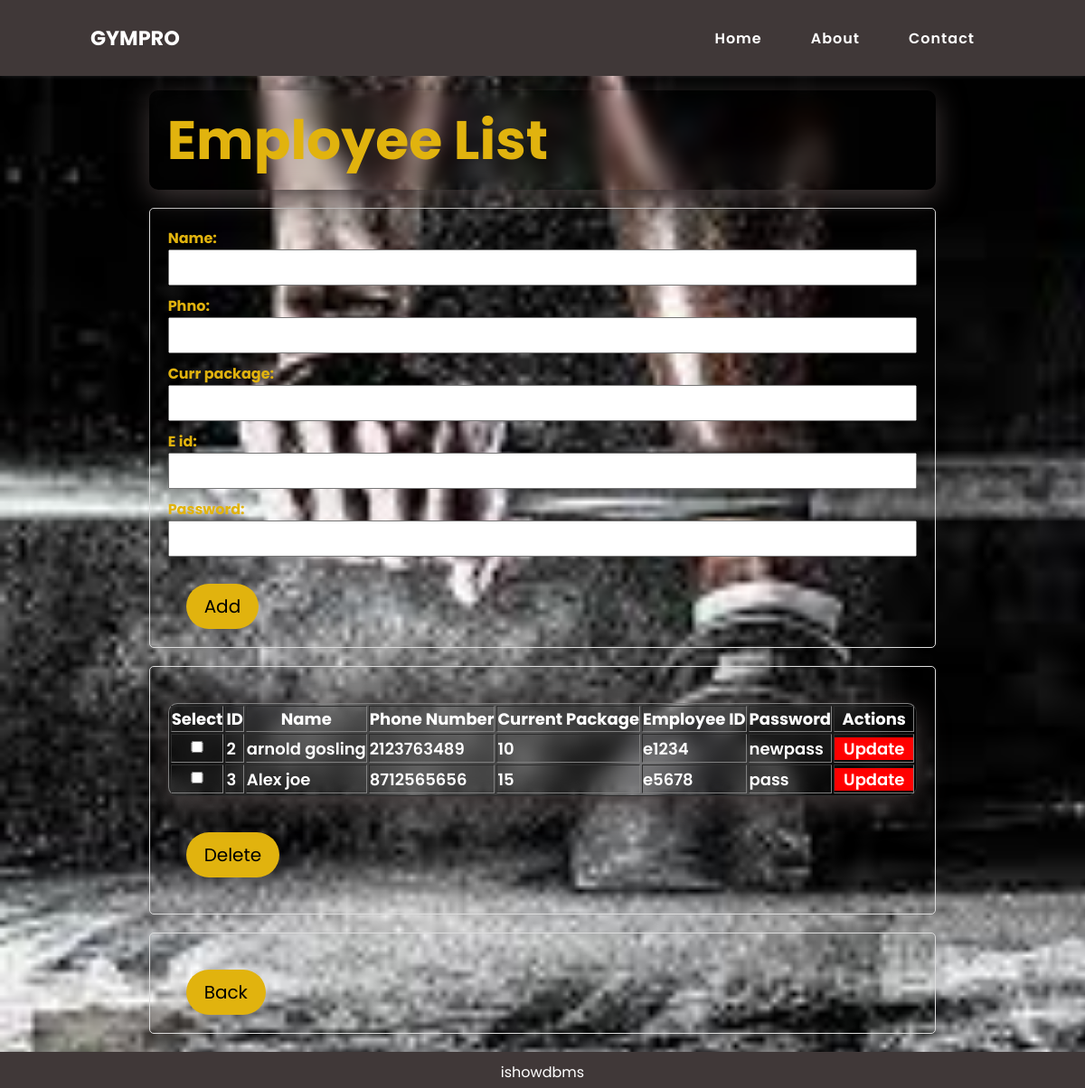
The app's page /employee_list/, older data.
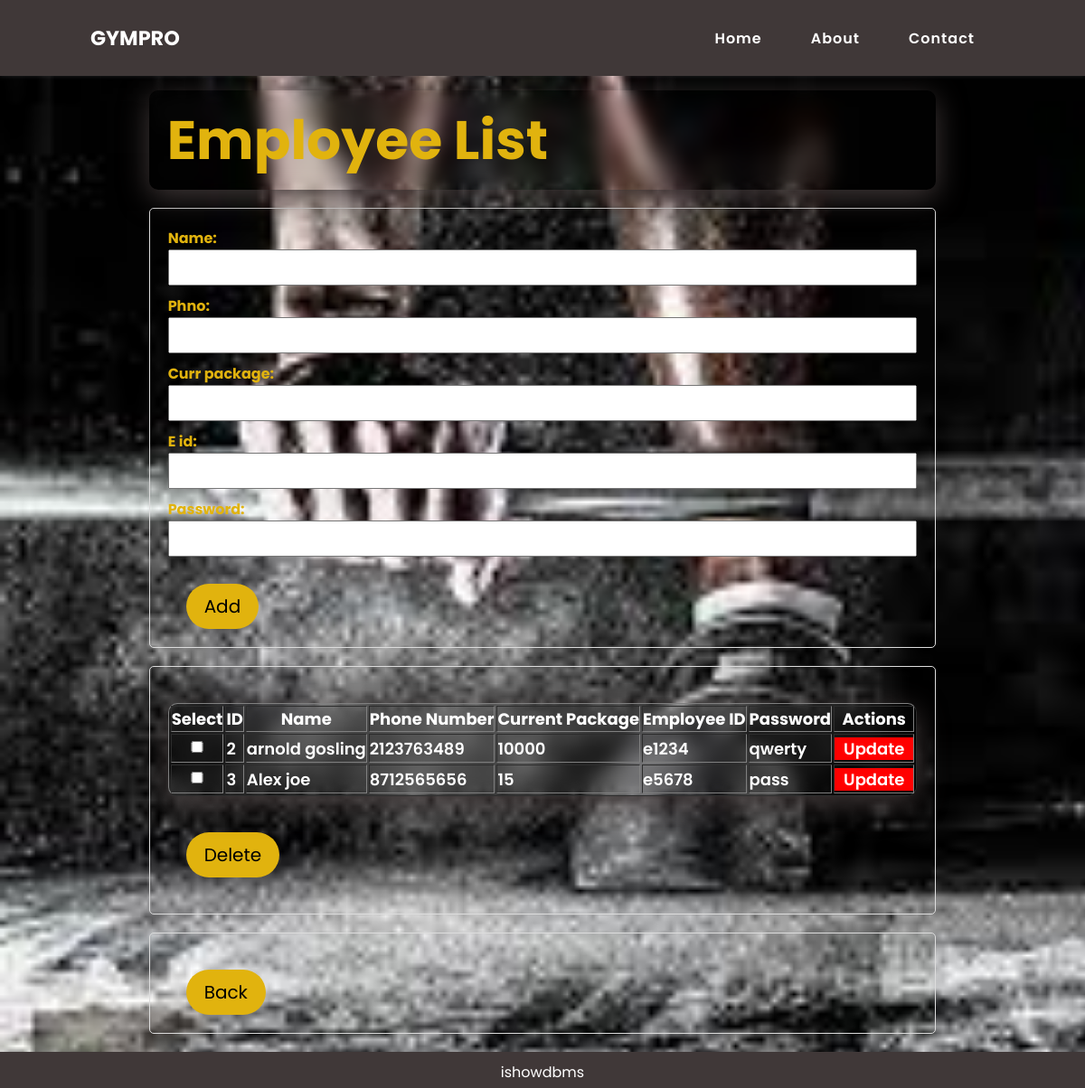
The same page, newer data.
### mydb/models.py (models this page shows)
class employee(models.Model):
    name=models.CharField(max_length=25)
    phno=models.IntegerField()
    curr_package=models.IntegerField()
    e_id=models.CharField(max_length=5)
    password=models.CharField(max_length=10)

### mydb/views.py (the view)
# urls.py: path('employee_list/', employee_list, name='employee_list'),
def employee_list(request):
    employees = employee.objects.all()
    form = employeeForm()
    if request.method == 'POST':
        form = employeeForm(request.POST)
        if form.is_valid():
            form.save()
            return redirect('employee_list')
    return render(request, 'employee_list.html', {'employees': employees, 'form': form})

### mydb/forms.py
class employeeForm(forms.ModelForm):
    class Meta:
        model = employee
        fields = '__all__'

### mydb/templates/employee_list.html (shortened to what this page needs)
<!DOCTYPE html>
<html lang="en">
{% load static %}
<head>
    <link rel="stylesheet" type="text/css" href="{% static 'employee_list.css' %}">
</head>
<body>
    <nav>
        <a href="#" class="logo">GymPRO</a>
        <ul class="menu">
            <li><a href="#home" onclick="toggleMenu();">Home</a></li>
            <li><a href="#about" onclick="toggleMenu();">About</a></li>
            <li><a href="#about" onclick="toggleMenu();">Contact</a></li>
        </ul>
    </nav>
<section>
    <div class="main">
        <div class="main-sub">
            <h1>Employee List</h1>
            <form method="post" action="{% url 'employee_list' %}">
                {{ form.as_p }}
                <button type="submit">Add</button>
            </form>
            <form method="post" action="{% url 'delete_employee' %}">
                <table border="1">
                    <tr>
                        <th>Select</th>
                        <th>ID</th>
                        <th>Name</th>
                        <th>Phone Number</th>
                        <th>Current Package</th>
                        <th>Employee ID</th>
                        <th>Password</th>
                        <th scope="col">Actions</th>
                    </tr>
                    {% for employee in employees %}
                    <tr>
                        <td><input type="checkbox" name="selected_ids" value="{{ employee.id }}"></td>
                        <td>{{ employee.id }}</td>
                        <td>{{ employee.name }}</td>
                        <td>{{ employee.phno }}</td>
                        <td>{{ employee.curr_package }}</td>
                        <td>{{ employee.e_id }}</td>
                        <td>{{ employee.password }}</td>
                        <td>
                            <a href="{% url 'update_employee' employee.id %}">Update</a>
                        </td>
                    </tr>
                    {% endfor %}
                </table>
                <div class="btns">
                    <button type="submit">Delete</button>
                    </div>
            </form>
            <form method="get" action="{% url 'adminsucess' %}">
                <button type="submit">Back</button>
            </form>
        </div>
    </div>
</section>
<footer id="footer">
    ishowdbms
</footer>
</body>
</html>

Row changes from the older to the newer data that the page shows:
changed employee "arnold gosling": curr_package "10" → "10000"; password "newpass" → "qwerty"
